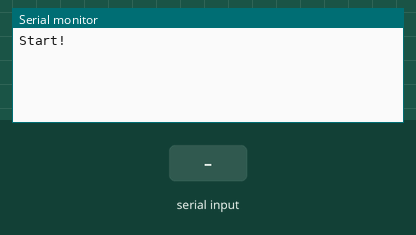
Bench run of a sketch on a simulated ESP32. Shown: the last lines printed to the serial monitor. The inputs (shaded band) are chosen by the test bench.

Above: at 1.3 s.
1.4 s: "1\n" received over the second serial link
At 1.7 s:
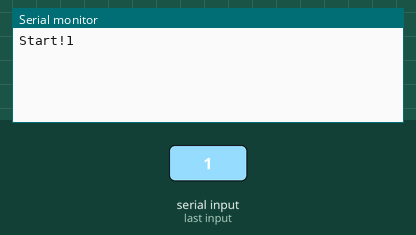
2.9 s: "0\n" received over the second serial link
At 4.1 s:
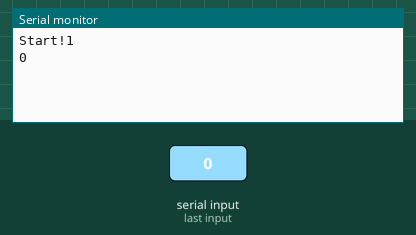
4.4 s: "2\n" received over the second serial link
At 5.2 s:
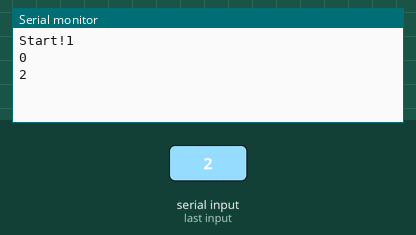

Measured:
- after the input at 1.4 s, the serial monitor: prints a new line at once (image 1)
- after the input at 2.9 s, the serial monitor: prints a new line at once (image 2)
- after the input at 4.4 s, the serial monitor: prints a new line at once (image 3)

The sketch:

TTGO_ReadUltrasonicSensorValue.ino
```cpp
String comdata = "";

void setup() {
  Serial.begin(115200);
  Serial2.begin(9600, SERIAL_8N1, 25,26);
  Serial.print("Start!");
  delay(100);
}

void loop() {
  if (Serial2.available() > 0)
  {
    comdata = Serial2.readStringUntil('\n');
    Serial.println(comdata);
    delay(500);
  }
}
```
